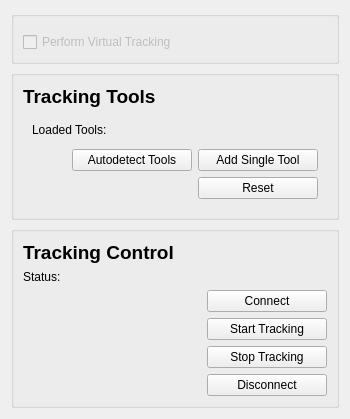
     <widget class="QWidget" name="tab_1">
      <attribute name="title">
       <string>Tracking</string>
      </attribute>
      <layout class="QVBoxLayout" name="verticalLayout_11">
       <item>
        <widget class="QGroupBox" name="groupBox_11">
         <property name="sizePolicy">
          <sizepolicy hsizetype="Preferred" vsizetype="Fixed">
           <horstretch>0</horstretch>
           <verstretch>0</verstretch>
          </sizepolicy>
         </property>
         <property name="maximumSize">
          <size>
           <width>700</width>
           <height>300</height>
          </size>
        </property>
         <property name="title">
          <string/>
         </property>
         <layout class="QVBoxLayout" name="verticalLayout_12">
          <item>
           <widget class="QmitkTrackingDeviceConfigurationWidget" name="m_configurationWidget" native="true">
            <property name="sizePolicy">
             <sizepolicy hsizetype="Preferred" vsizetype="Fixed">
              <horstretch>0</horstretch>
              <verstretch>0</verstretch>
             </sizepolicy>
            </property>
           </widget>
          </item>
          <item>
           <widget class="QCheckBox" name="m_PerformVirtualTracking">
            <property name="enabled">
             <bool>false</bool>
            </property>
            <property name="visible">
             <bool>false</bool>
            </property>
            <property name="text">
             <string>Perform Virtual Tracking</string>
            </property>
            <property name="checked">
             <bool>false</bool>
            </property>
           </widget>
          </item>
         </layout>
        </widget>
       </item>
       <item>
        <widget class="QGroupBox" name="m_TrackingToolsGroupBox">
           <property name="maximumSize">
          <size>
           <width>700</width>
           <height>300</height>
          </size>
        </property>
         <layout class="QVBoxLayout" name="verticalLayout_13">
          <item>
           <widget class="QLabel" name="label_12">
            <property name="text">
             <string>&lt;!DOCTYPE HTML PUBLIC &quot;-//W3C//DTD HTML 4.0//EN&quot; &quot;http://www.w3.org/TR/REC-html40/strict.dtd&quot;&gt;
&lt;html&gt;&lt;head&gt;&lt;meta name=&quot;qrichtext&quot; content=&quot;1&quot; /&gt;&lt;style type=&quot;text/css&quot;&gt;
p, li { white-space: pre-wrap; }
&lt;/style&gt;&lt;/head&gt;&lt;body style=&quot; font-family:'MS Shell Dlg 2'; font-size:8.25pt; font-weight:400; font-style:normal;&quot;&gt;
&lt;p style=&quot; margin-top:0px; margin-bottom:0px; margin-left:0px; margin-right:0px; -qt-block-indent:0; text-indent:0px;&quot;&gt;&lt;span style=&quot; font-size:14pt; font-weight:600;&quot;&gt;Tracking Tools&lt;/span&gt;&lt;/p&gt;&lt;/body&gt;&lt;/html&gt;</string>
            </property>
           </widget>
          </item>
          <item>
           <widget class="QStackedWidget" name="m_TrackingToolsWidget">
            <property name="lineWidth">
             <number>0</number>
            </property>
            <property name="currentIndex">
             <number>0</number>
            </property>
            <widget class="QWidget" name="page">
             <layout class="QVBoxLayout" name="verticalLayout_14">
              <item>
               <layout class="QHBoxLayout" name="horizontalLayout_14">
                <item>
                 <layout class="QVBoxLayout" name="m_LoadedToolsLayout">
                  <item>
                   <widget class="QLabel" name="m_toolLabel">
                    <property name="text">
                     <string>Loaded Tools: &lt;none&gt;</string>
                    </property>
                   </widget>
                  </item>
                  <item>
                   <widget class="QmitkToolTrackingStatusWidget" name="m_TrackingToolsStatusWidget" native="true"/>
                  </item>
                 </layout>
                </item>
               </layout>
              </item>
              <item>
               <layout class="QHBoxLayout" name="m_AddSingleToolLayout">
                <item>
                 <spacer name="horizontalSpacer_12">
                  <property name="orientation">
                   <enum>Qt::Horizontal</enum>
                  </property>
                  <property name="sizeHint" stdset="0">
                   <size>
                    <width>40</width>
                    <height>20</height>
                   </size>
                  </property>
                 </spacer>
                </item>
                <item>
                 <widget class="QPushButton" name="m_AutoDetectTools">
                  <property name="minimumSize">
                   <size>
                    <width>120</width>
                    <height>0</height>
                   </size>
                  </property>
                  <property name="text">
                   <string>Autodetect Tools</string>
                  </property>
                 </widget>
                </item>
                <item>
                 <widget class="QPushButton" name="m_AddSingleTool">
                  <property name="minimumSize">
                   <size>
                    <width>120</width>
                    <height>0</height>
                   </size>
                  </property>
                  <property name="text">
                   <string>Add Single Tool</string>
                  </property>
                 </widget>
                </item>
               </layout>
              </item>
              <item>
               <layout class="QHBoxLayout" name="m_ResetLayout">
                <item>
                 <spacer name="horizontalSpacer_14">
                  <property name="orientation">
                   <enum>Qt::Horizontal</enum>
                  </property>
                  <property name="sizeHint" stdset="0">
                   <size>
                    <width>40</width>
                    <height>20</height>
                   </size>
                  </property>
                 </spacer>
                </item>
                <item>
                 <widget class="QPushButton" name="m_ResetTools">
                  <property name="minimumSize">
                   <size>
                    <width>120</width>
                    <height>0</height>
                   </size>
                  </property>
                  <property name="text">
                   <string>Reset</string>
                  </property>
                 </widget>
                </item>
               </layout>
              </item>
             </layout>
            </widget>
            <widget class="QWidget" name="page_12">
             <layout class="QVBoxLayout" name="verticalLayout_15">
              <item>
               <widget class="QmitkNavigationToolCreationWidget" name="m_NavigationToolCreationWidget" native="true"/>
              </item>
             </layout>
            </widget>
           </widget>
          </item>
         </layout>
        </widget>
       </item>
       <item>
        <widget class="QGroupBox" name="m_TrackingControlsGroupBox">
         <property name="title">
          <string/>
         </property>
         <layout class="QVBoxLayout" name="verticalLayout_16">
          <item>
           <widget class="QLabel" name="label_12">
            <property name="text">
             <string>&lt;!DOCTYPE HTML PUBLIC &quot;-//W3C//DTD HTML 4.0//EN&quot; &quot;http://www.w3.org/TR/REC-html40/strict.dtd&quot;&gt;
&lt;html&gt;&lt;head&gt;&lt;meta name=&quot;qrichtext&quot; content=&quot;1&quot; /&gt;&lt;style type=&quot;text/css&quot;&gt;
p, li { white-space: pre-wrap; }
&lt;/style&gt;&lt;/head&gt;&lt;body style=&quot; font-family:'MS Shell Dlg 2'; font-size:8.25pt; font-weight:400; font-style:normal;&quot;&gt;
&lt;p style=&quot; margin-top:0px; margin-bottom:0px; margin-left:0px; margin-right:0px; -qt-block-indent:0; text-indent:0px;&quot;&gt;&lt;span style=&quot; font-size:14pt; font-weight:600;&quot;&gt;Tracking Control&lt;/span&gt;&lt;/p&gt;&lt;/body&gt;&lt;/html&gt;</string>
            </property>
           </widget>
          </item>
          <item>
           <widget class="QLabel" name="m_TrackingControlLabel">
            <property name="text">
             <string>Status: &lt;not configured&gt;</string>
            </property>
           </widget>
          </item>
          <item>
           <layout class="QHBoxLayout" name="horizontalLayout_15">
            <item>
             <spacer name="horizontalSpacer_15">
              <property name="orientation">
               <enum>Qt::Horizontal</enum>
              </property>
              <property name="sizeHint" stdset="0">
               <size>
                <width>40</width>
                <height>20</height>
               </size>
              </property>
             </spacer>
            </item>
            <item>
             <widget class="QPushButton" name="m_Connect">
              <property name="minimumSize">
               <size>
                <width>120</width>
                <height>0</height>
               </size>
              </property>
              <property name="text">
               <string>Connect</string>
              </property>
             </widget>
            </item>
           </layout>
          </item>
          <item>
           <layout class="QHBoxLayout" name="horizontalLayout_16">
            <item>
             <spacer name="horizontalSpacer_16">
              <property name="orientation">
               <enum>Qt::Horizontal</enum>
              </property>
              <property name="sizeHint" stdset="0">
               <size>
                <width>40</width>
                <height>20</height>
               </size>
              </property>
             </spacer>
            </item>
            <item>
             <widget class="QPushButton" name="m_StartTracking">
              <property name="minimumSize">
               <size>
                <width>120</width>
                <height>0</height>
               </size>
              </property>
              <property name="text">
               <string>Start Tracking</string>
              </property>
             </widget>
            </item>
           </layout>
          </item>
          <item>
           <layout class="QHBoxLayout" name="horizontalLayout_17">
            <item>
             <spacer name="horizontalSpacer_17">
              <property name="orientation">
               <enum>Qt::Horizontal</enum>
              </property>
              <property name="sizeHint" stdset="0">
               <size>
                <width>40</width>
                <height>20</height>
               </size>
              </property>
             </spacer>
            </item>
            <item>
             <widget class="QPushButton" name="m_StopTracking">
              <property name="minimumSize">
               <size>
                <width>120</width>
                <height>0</height>
               </size>
              </property>
              <property name="text">
               <string>Stop Tracking</string>
              </property>
             </widget>
            </item>
           </layout>
          </item>
           
          <item>
           <layout class="QHBoxLayout" name="horizontalLayout_18">
            <item>
             <spacer name="horizontalSpacer_18">
              <property name="orientation">
               <enum>Qt::Horizontal</enum>
              </property>
              <property name="sizeHint" stdset="0">
               <size>
                <width>40</width>
                <height>20</height>
               </size>
              </property>
             </spacer>
            </item>
            <item>
             <widget class="QPushButton" name="m_Disconnect">
              <property name="minimumSize">
               <size>
                <width>120</width>
                <height>0</height>
               </size>
              </property>
              <property name="text">
               <string>Disconnect</string>
              </property>
             </widget>
            </item>
           </layout>
          </item>
     
         </layout>
        </widget>
       </item>
    <!--  <item>
        <spacer name="verticalSpacer_19">
         <property name="orientation">
          <enum>Qt::Vertical</enum>
         </property>
         <property name="sizeHint" stdset="0">
          <size>
           <width>20</width>
           <height>40</height>
          </size>
         </property>
        </spacer>
       </item>-->
      </layout>
     </widget>
